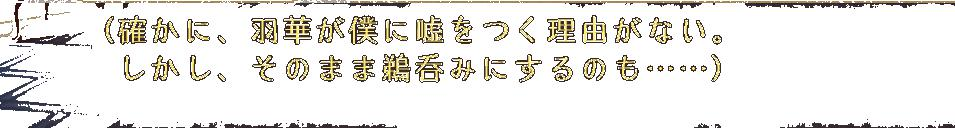
#> input picture c.jpg, 955 x 128 px
$ python denoise.py
#> lines starting #> are read from the running program, lines starting #| are printed output that depends on the picture
# coding=gbk
from PIL import Image, ImageEnhance

img_name = 'c.jpg'
# 去除干扰线
im = Image.open(img_name)
#> im is the input picture: PIL image 955x128 RGB; mean R, G, B 233.6, 231.9, 227.4
# 图像二值化
enhancer = ImageEnhance.Contrast(im)
im = enhancer.enhance(2)
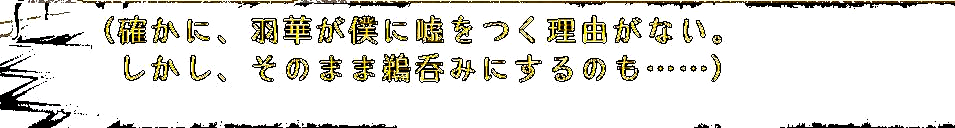
#> im: PIL image 955x128 RGB; mean R, G, B 227.4, 226.3, 220.6
im = im.convert('1')
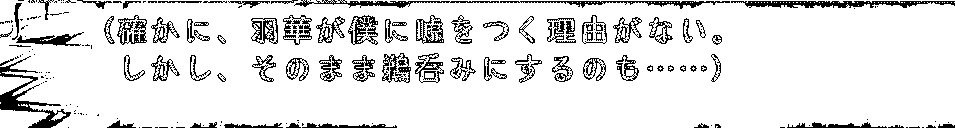
#> im: PIL image 955x128 1; 88.7% white; black in thin lines or dots
data = im.getdata()
w, h = im.size
#> w = 955; h = 128
# im.show()
black_point = 0
for x in range(1, w - 1):
    for y in range(1, h - 1):
        mid_pixel = data[w * y + x]  # 中央像素点像素值
        if mid_pixel == 0:  # 找出上下左右四个方向像素点像素值
            top_pixel = data[w * (y - 1) + x]
            left_pixel = data[w * y + (x - 1)]
            down_pixel = data[w * (y + 1) + x]
            right_pixel = data[w * y + (x + 1)]

            # 判断上下左右的黑色像素点总个数
            if top_pixel == 0:
                black_point += 1
            if left_pixel == 0:
                black_point += 1
            if down_pixel == 0:
                black_point += 1
            if right_pixel == 0:
                black_point += 1
            if black_point >= 3:
                im.putpixel((x, y), 0)
            # print black_point
            black_point = 0
im.save('d.jpg')
